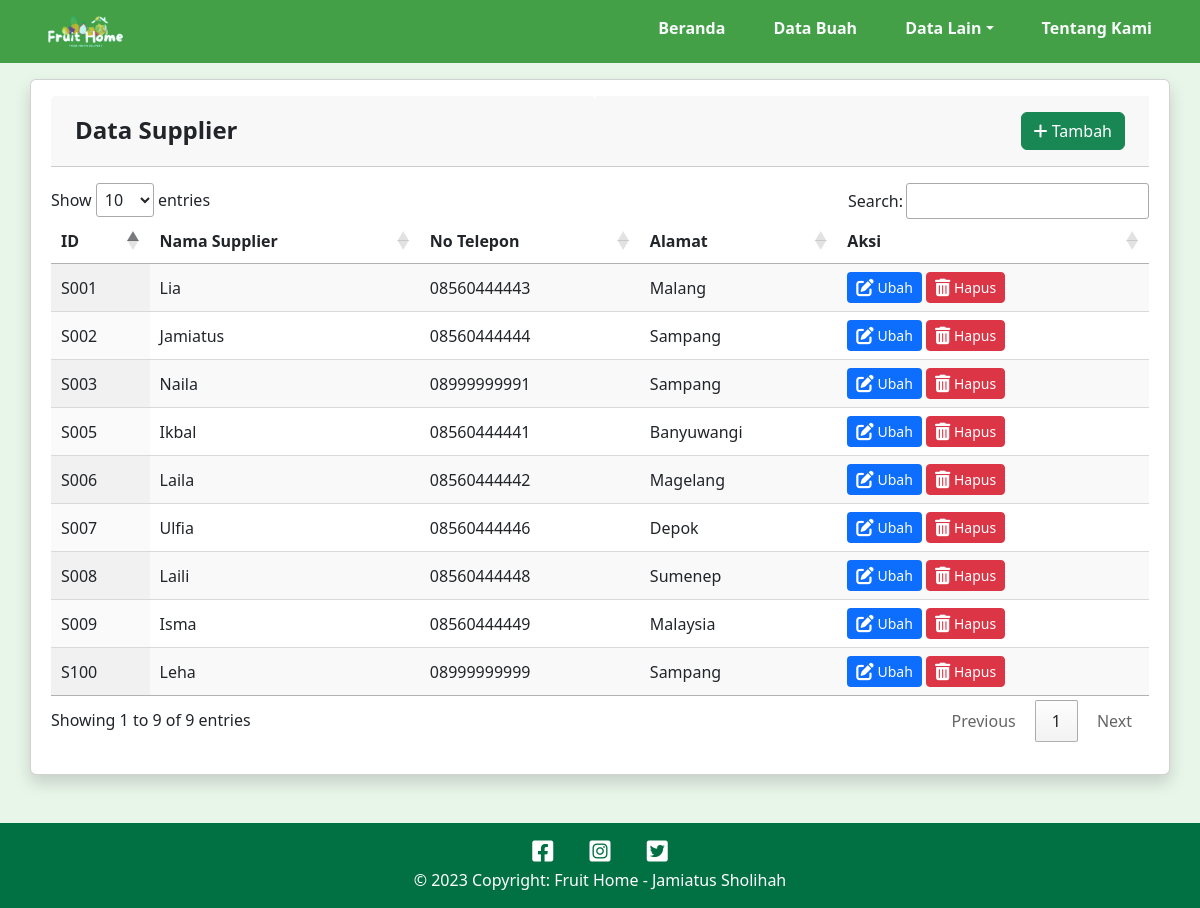
The app's page /supplier/supplier.php with its own data.
### tables this page shows
CREATE TABLE `supplier` (
  `id_supplier` varchar(10) NOT NULL,
  `nama_supplier` varchar(50) NOT NULL,
  `telp_supplier` varchar(20) NOT NULL,
  `alamat_supplier` text NOT NULL
);

### supplier/supplier.php (the view, shortened to what this page needs)
<!DOCTYPE html>
<html lang="en">
<head>
    <link rel="stylesheet" href="../css/style.css" type="text/css">
    <link rel="stylesheet" href="https://cdnjs.cloudflare.com/ajax/libs/font-awesome/6.3.0/css/all.min.css" />
    <link href="https://cdn.jsdelivr.net/npm/bootstrap@5.3.0-alpha3/dist/css/bootstrap.min.css" rel="stylesheet">
    <link rel="stylesheet" href="https://cdn.datatables.net/1.13.4/css/jquery.dataTables.css" />
</head>
<body>
    <?php
        include "../koneksi.php";
    ?>
    <?php include ('../layout/navbar.php')?>
    <div class="container card shadow p-3 mb-3 rounded mt-3">
        <div class="row px-3">
            <div class="col card-header py-3 ps-4 fw-bold fs-4">Data Supplier</div>
            <div class="col card-header py-3 ps-4 text-right pe-4">
                <button type="button" class="btn btn-success" style="float:right;"data-bs-toggle="modal" data-bs-target="#modalTambah">
                    <i class="fa-solid fa-plus"></i>&nbsp;Tambah
                </button>
            </div>
        </div>
        <div class="container px-1 mt-3 mb-3">
            <table id="supTable" class="display">
                <thead>
                    <th>ID</th>
                    <th>Nama Supplier</th>
                    <th>No Telepon</th>
                    <th>Alamat</th>
                    <th>Aksi</th>
                </thead>
                <tbody>
                <?php
                $supplier = mysqli_query($conn,"SELECT * FROM supplier");
                while ($data = mysqli_fetch_array($supplier)):
                ?>
                    <td><?= $data["id_supplier"];?></td>
                    <td><?= $data["nama_supplier"];?></td>
                    <td><?= $data["telp_supplier"];?></td>
                    <td><?= $data["alamat_supplier"];?></td>
                    <td>
                        <a href="" class="btn btn-sm bg-primary text-white" data-bs-toggle="modal" data-bs-target="#modalEdit<?= $data['id_supplier'] ?>"><i class="fa-solid fa-pen-to-square fa-lg"></i> Ubah</a>
                        <a href="proses_delete.php?id_supplier=<?php echo $data['id_supplier']; ?>" onclick="return confirm('Apakah yakin ini dihapus?')"  class="btn btn-sm btn-danger"><i class="fa-solid fa-trash-can fa-lg"></i> Hapus</a>
                    </td>
                <?php endwhile;?>
                </tbody>
            </table>
        </div>
    </div>
    <?php include ('../layout/footer.php')?>
</body>
</html>

### layout/navbar.php (shortened to what this page needs)
<!DOCTYPE html>
<html lang="en">
<head>
    <link rel="stylesheet" href="../css/style.css" type="text/css">
</head>
<body>
    <nav class="navbar-expand-lg sticky-top py-2 fw-bolder text-light navb">
        <div class="d-flex">
            <div class="p-2 ps-5">
                <a href="#"><img src="../img/logo3.png" alt="" class="logo" width="75px"></a>
            </div>
            <div class="p-2 px-4 ms-auto">
                <li class="nav-item">
                    <a class="nav-link" href="../index.php">Beranda</a>
                </li>
            </div>
            <div class="p-2 px-4">
                <li class="nav-item">
                    <a class="nav-link" href="../buah/buah.php">Data Buah</a>
                </li>
            </div>
            <div class="p-2 px-4">
                <li class="nav-item dropdown">
                    <a class="nav-link dropdown-toggle" href="#" role="button" data-bs-toggle="dropdown" aria-expanded="false">Data Lain</a>
                </li>
            </div>
            <div class="p-2 px-4 pe-5">
                <li class="nav-item">
                    <a class="nav-link" href="../about/about.php">Tentang Kami</a>
                </li>
            </div>
        </div>
    </nav>
</body>
</html>

### layout/footer.php (shortened to what this page needs)
<!DOCTYPE html>
<html lang="en">
<head>
    <link rel="stylesheet" href="../css/style.css" type="text/css">
</head>
<body>
    <footer class="page-footer">
        <div class="medsos">
            <a href="#"><i class="fa-brands fa-square-facebook fa-xl"></i></a>
            <a href="#"><i class="fa-brands fa-square-instagram fa-xl"></i></a>
            <a href="#"><i class="fa-brands fa-square-twitter fa-xl"></i></a>
        </div>
        <p class="mb-0">&copy 2023 Copyright: Fruit Home - Jamiatus Sholihah</p>
    </footer>
</body>
</html>

### css/style.css (style rules this page uses)
* { margin: 0; padding: 0; box-sizing: border-box; text-decoration: none; list-style: none; }
body { background: #E8F5E9; }
.navb { background-color: #43A047; }
footer { position: relative; background-color: #017143; color: #fff; text-align:center; padding: 1rem 0; margin-top: 3rem; bottom: 0; width:100%; }
footer .medsos a { color: #fff; margin: 1rem; }
footer p { margin-top: 5px; }

### records on screen
supplier: id_supplier "S001", nama_supplier "Lia", telp_supplier "08560444443", alamat_supplier "Malang"
supplier: id_supplier "S002", nama_supplier "Jamiatus", telp_supplier "08560444444", alamat_supplier "Sampang"
supplier: id_supplier "S003", nama_supplier "Naila", telp_supplier "08999999991", alamat_supplier "Sampang"
supplier: id_supplier "S005", nama_supplier "Ikbal", telp_supplier "08560444441", alamat_supplier "Banyuwangi"
supplier: id_supplier "S006", nama_supplier "Laila", telp_supplier "08560444442", alamat_supplier "Magelang"
supplier: id_supplier "S007", nama_supplier "Ulfia", telp_supplier "08560444446", alamat_supplier "Depok"
supplier: id_supplier "S008", nama_supplier "Laili", telp_supplier "08560444448", alamat_supplier "Sumenep"
supplier: id_supplier "S009", nama_supplier "Isma", telp_supplier "08560444449", alamat_supplier "Malaysia"
supplier: id_supplier "S100", nama_supplier "Leha", telp_supplier "08999999999", alamat_supplier "Sampang"
